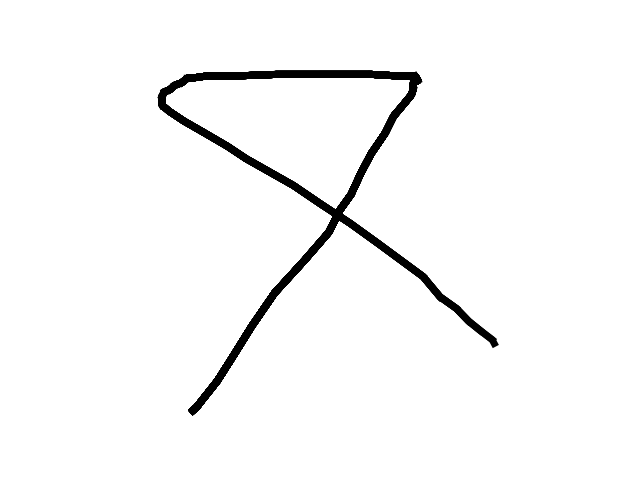
#> input picture trainingset/3GestureSet/plot001.png, 640 x 480 px; its folder holds only this picture in this run
$ python createtraining.py
#> lines starting #> are read from the running program, lines starting #| are printed output that depends on the picture
from tkinter import *
import matplotlib
import numpy as np
import matplotlib.pyplot as plt
from collections import deque
from queue import Queue
import datetime

import csv
import os
from tempfile import TemporaryFile
import glob
import cv2

# save image and label to numpy binary files
label_swapper = 0
image_array = []
label_array = []
#files = glob.glob('./*.PNG')
files = sorted(glob.glob('./*.png'))
i=0
for myFile in files:
    image = cv2.imread(myFile)
#> image is the input picture: shape (480, 640, 3); min 0, max 255, mean 247.8
    print(myFile)
    #plt.imshow(image, cmap='gray')
    #plt.show()
    dim = 20,20
    resized = cv2.resize(image, dim, interpolation = cv2.INTER_AREA)
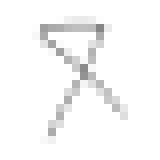
#> resized: shape (20, 20, 3) (shown 8 times larger); min 133, max 255, mean 247.8
    resized_gray = cv2.cvtColor(resized, cv2.COLOR_BGR2GRAY)
    #plt.imshow(resized_gray,cmap='gray' )
    #plt.show()
    image_array.append(resized_gray)
    #plt.imshow(image_array[i], cmap='gray')
    #plt.show()
    i=i+1
    label_array.append(label_swapper % 2) # change mod to match amount of gestures to be trained
    label_swapper = label_swapper + 1
np.save('./imageTrain',image_array)
np.save('./labelTrain',label_array)

$ run again, on trainingset/3GestureSet/plot008.png
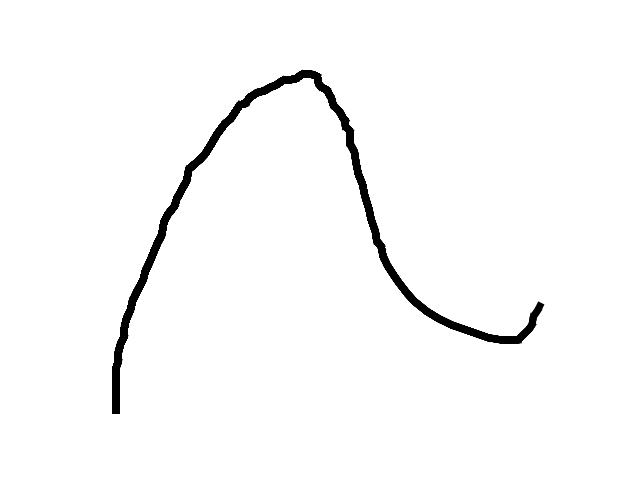
#> input picture trainingset/3GestureSet/plot008.png, 640 x 480 px
#> image is the input picture: shape (480, 640, 3); min 0, max 255, mean 249.4
#> `resized = cv2.resize(image, dim, interpolation = cv2.INTER_AREA)`:
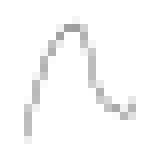
#> resized: shape (20, 20, 3) (shown 8 times larger); min 158, max 255, mean 249.4

$ run again, on trainingset/3GestureSet/plot009.png
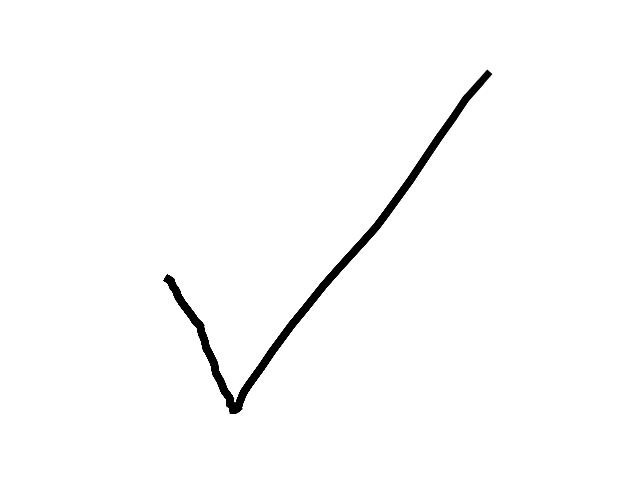
#> input picture trainingset/3GestureSet/plot009.png, 640 x 480 px
#> image is the input picture: shape (480, 640, 3); min 0, max 255, mean 251.2
#> `resized = cv2.resize(image, dim, interpolation = cv2.INTER_AREA)`:
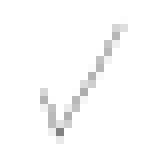
#> resized: shape (20, 20, 3) (shown 8 times larger); min 130, max 255, mean 251.2

$ run again, on trainingset/3GestureSet/plot002.png
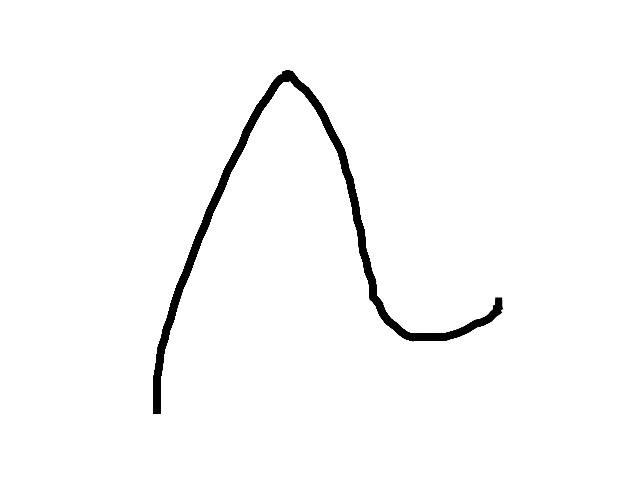
#> input picture trainingset/3GestureSet/plot002.png, 640 x 480 px
#> image is the input picture: shape (480, 640, 3); min 0, max 255, mean 249.8
#> `resized = cv2.resize(image, dim, interpolation = cv2.INTER_AREA)`:
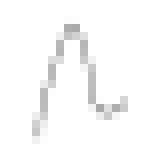
#> resized: shape (20, 20, 3) (shown 8 times larger); min 169, max 255, mean 249.8
